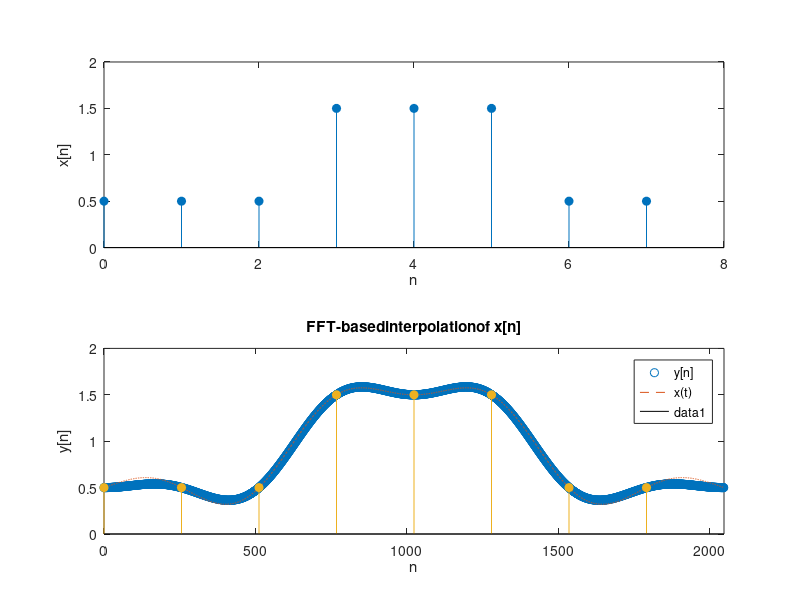

Recreate this plot in MATLAB.
N = 8;
M = 256;

n=0:N-1;
x = 0.5 + (n > N/4 & n < 3*N/4);

clf,subplot(211)
stem(n,x, 'filled')
xlabel 'n',
ylabel 'x[n]'
axis([0 N 0 2])

X = N * fft(x, N);

middle= X(N/2+1)/2;

Y = M * [X(1:N/2) middle zeros(1,(M-1)*N-1) middle X(N/2+2:end)];

y = 1/(N) * ifft(Y, N*M);


t = linspace(0, N, N*2*M);
xt = 0.5 + sinc(t-3)+ sinc(t-4)+ sinc(t-5);

subplot(212)

plot(0:length(y)-1,y, 'o', t*M, xt, '--')

legend('y[n]','x(t)')
xlabel 'n',
ylabel 'y[n]'
axis([0 N*M 0 2])
title 'FFT-basedinterpolationof x[n]'


hold on
stem(n*M, x, 'filled')
hold off